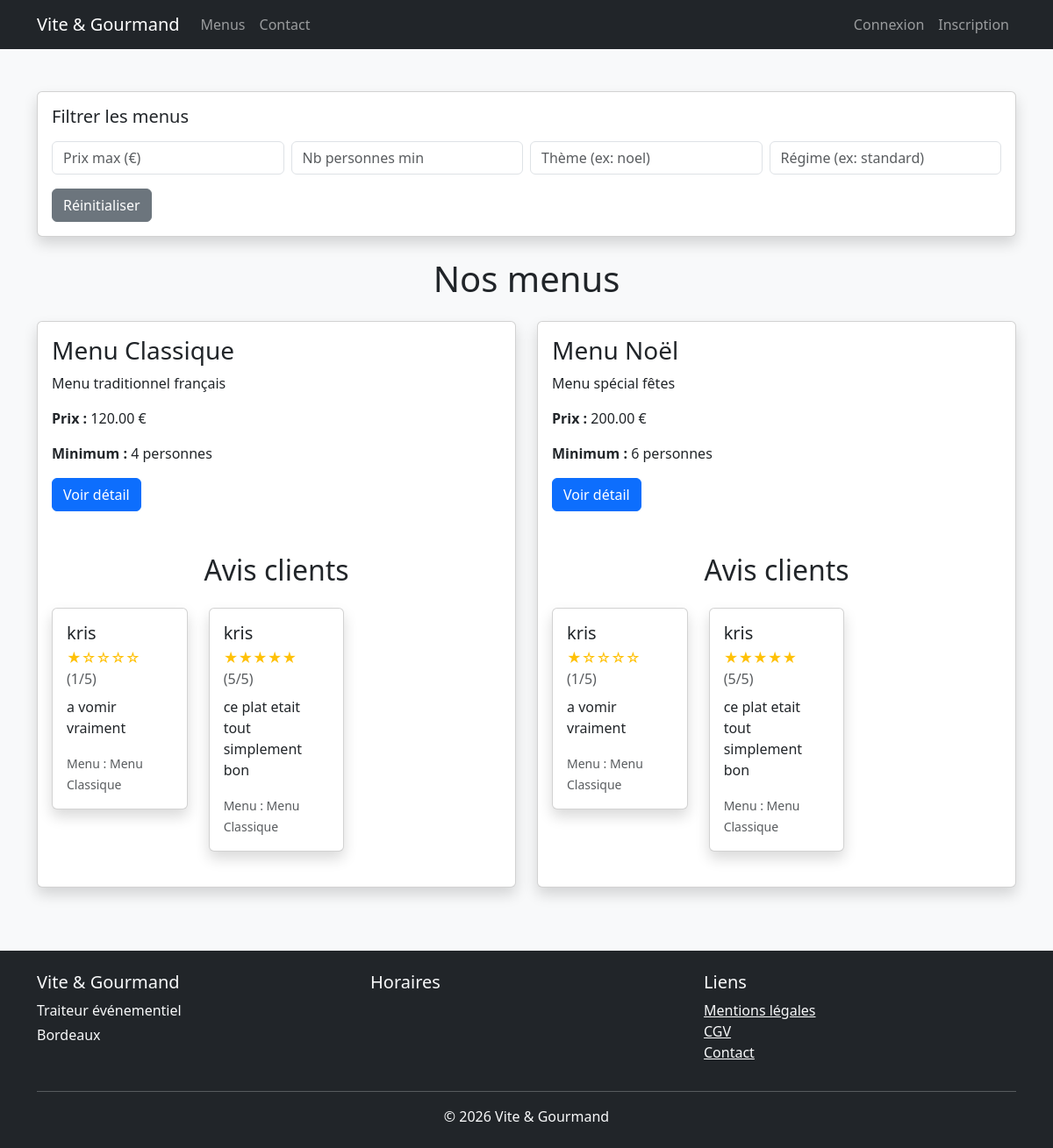
The page /public/index.php on the database its author committed.
### tables this page shows
CREATE TABLE `menus` (
  `id` int NOT NULL AUTO_INCREMENT,
  `titre` varchar(150) DEFAULT NULL,
  `description` text,
  `prix_base` decimal(8,2) DEFAULT NULL,
  `nb_personnes_min` int DEFAULT NULL,
  `theme` varchar(100) DEFAULT NULL,
  `regime` varchar(100) DEFAULT NULL,
  `conditions_menu` text,
  `stock` int DEFAULT NULL,
  PRIMARY KEY (`id`)
);

### public/index.php (the view, shortened to what this page needs)
<?php
require_once("../config/database.php");
$sql = "SELECT * FROM menus";
$stmt = $pdo->query($sql);
$menus = $stmt->fetchAll(PDO::FETCH_ASSOC);
$sqlAvis = "
SELECT a.note, a.commentaire, u.prenom, m.titre AS menu_titre
FROM avis a
JOIN commandes c ON c.id = a.commande_id
JOIN users u ON u.id = c.user_id
JOIN menus m ON m.id = c.menu_id
WHERE a.valide = 1
ORDER BY a.id DESC
LIMIT 6
";
$stmtAvis = $pdo->query($sqlAvis);
$avisValides = $stmtAvis->fetchAll(PDO::FETCH_ASSOC);
?>
<!DOCTYPE html>
<!DOCTYPE html>
<html>
<head>
    <link href="https://cdn.jsdelivr.net/npm/bootstrap@5.3.2/dist/css/bootstrap.min.css" rel="stylesheet">
</head>
<body class="bg-light">
<?php require_once("../views/navbar.php"); ?>
<div class="container mt-5">
<div class="card shadow mb-4">
  <div class="card-body">
    <h5 class="mb-3">Filtrer les menus</h5>
    <div class="row g-2">
      <div class="col-md-3">
        <input id="prixMax" type="number" class="form-control" placeholder="Prix max (€)">
      </div>
      <div class="col-md-3">
        <input id="minPers" type="number" class="form-control" placeholder="Nb personnes min">
      </div>
      <div class="col-md-3">
        <input id="theme" class="form-control" placeholder="Thème (ex: noel)">
      </div>
      <div class="col-md-3">
        <input id="regime" class="form-control" placeholder="Régime (ex: standard)">
      </div>
    </div>
    <button id="resetBtn" class="btn btn-secondary mt-3">Réinitialiser</button>
  </div>
</div>
    <h1 class="text-center mb-4">Nos menus</h1>
    <div class="row" id="menusContainer">
        <?php foreach($menus as $menu): ?>
            <div class="col-md-6 mb-4">
                <div class="card shadow">
                    <div class="card-body">
                        <h3 class="card-title"><?= $menu['titre']; ?></h3>
                        <p class="card-text"><?= $menu['description']; ?></p>
                        <p><strong>Prix :</strong> <?= $menu['prix_base']; ?> €</p>
                        <p><strong>Minimum :</strong> <?= $menu['nb_personnes_min']; ?> personnes</p>
                        <a href="menu.php?id=<?= $menu['id']; ?>" class="btn btn-primary">
    Voir détail
</a>
<h2 class="text-center mt-5 mb-4">Avis clients</h2>
<?php if (empty($avisValides)): ?>
  <p class="text-center text-muted">Aucun avis validé pour le moment.</p>
<?php else: ?>
  <div class="row">
    <?php foreach ($avisValides as $a): ?>
      <div class="col-md-4 mb-4">
        <div class="card shadow">
          <div class="card-body">
            <h5 class="card-title mb-1"><?= htmlspecialchars($a["prenom"]); ?></h5>
            <div class="text-warning mb-2">
              <?= str_repeat("★", (int)$a["note"]); ?><?= str_repeat("☆", 5 - (int)$a["note"]); ?>
              <span class="text-muted">(<?= (int)$a["note"]; ?>/5)</span>
            </div>
            <p class="card-text"><?= nl2br(htmlspecialchars($a["commentaire"])); ?></p>
            <p class="text-muted mb-0"><small>Menu : <?= htmlspecialchars($a["menu_titre"]); ?></small></p>
          </div>
        </div>
      </div>
    <?php endforeach; ?>
  </div>
<?php endif; ?>
                    </div>
                </div>
            </div>
        <?php endforeach; ?>
    </div>
</div>
<?php require_once("../views/footer.php"); ?>
</body>
</html>

### rows shown on the page
menus: titre "Menu Classique", description "Menu traditionnel français", prix_base "120.00", nb_personnes_min "4", prenom "kris", note "★", note "☆☆☆☆", note "1", commentaire "a vomir vraiment", menu_titre "Menu Classique", note "★★★★★", note "5", commentaire "ce plat etait tout simplement bon"
menus: titre "Menu Noël", description "Menu spécial fêtes", prix_base "200.00", nb_personnes_min "6", prenom "kris", note "★", note "☆☆☆☆", note "1", commentaire "a vomir vraiment", menu_titre "Menu Classique", note "★★★★★", note "5", commentaire "ce plat etait tout simplement bon"
